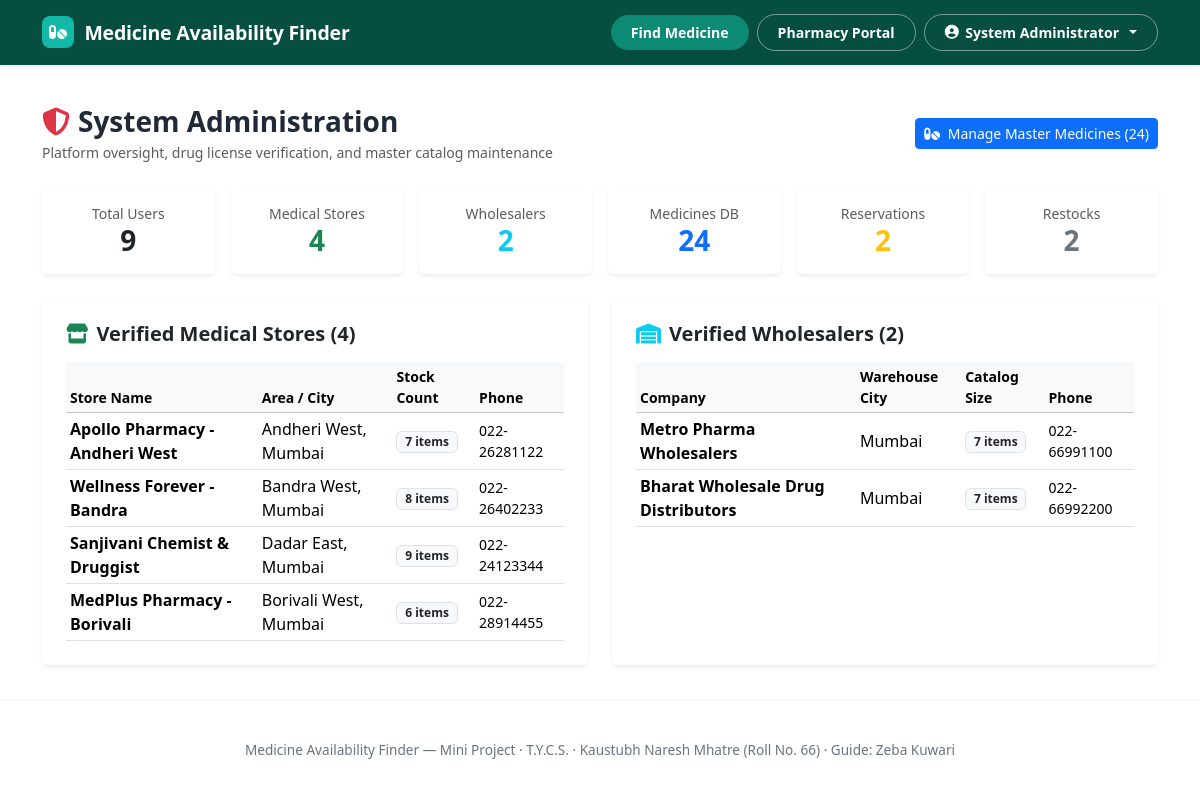
The page /admin/dashboard (signed in) on the database its author committed.
### models.py (models this page shows, shortened)
class User(db.Model):
    __tablename__ = 'users'
    id = db.Column(db.Integer, primary_key=True)
    full_name = db.Column(db.String(120), nullable=False)
    email = db.Column(db.String(120), unique=True, nullable=False, index=True)
    password_hash = db.Column(db.String(256), nullable=False)
    role = db.Column(db.String(20), nullable=False, default='customer') # customer, store, supplier, admin
    phone = db.Column(db.String(20), nullable=True)
    created_at = db.Column(db.DateTime, default=datetime.utcnow)
    store_profile = db.relationship('Store', backref='owner', uselist=False, cascade='all, delete-orphan')
    supplier_profile = db.relationship('Supplier', backref='owner', uselist=False, cascade='all, delete-orphan')
    reservations = db.relationship('Reservation', backref='customer', lazy='dynamic')

class Store(db.Model):
    __tablename__ = 'stores'
    id = db.Column(db.Integer, primary_key=True)
    user_id = db.Column(db.Integer, db.ForeignKey('users.id'), nullable=False, unique=True)
    store_name = db.Column(db.String(150), nullable=False)
    license_no = db.Column(db.String(100), nullable=False) # Pharmacy Drug License
    address = db.Column(db.Text, nullable=False)
    city = db.Column(db.String(80), nullable=False, default='Mumbai')
    area = db.Column(db.String(80), nullable=False)
    latitude = db.Column(db.Float, nullable=False, default=19.0760)
    longitude = db.Column(db.Float, nullable=False, default=72.8777)
    phone = db.Column(db.String(20), nullable=False)
    opening_hours = db.Column(db.String(100), default='8:00 AM - 11:00 PM')
    is_verified = db.Column(db.Boolean, default=True)
    created_at = db.Column(db.DateTime, default=datetime.utcnow)
    inventory = db.relationship('StoreInventory', backref='store', lazy='dynamic', cascade='all, delete-orphan')
    reservations = db.relationship('Reservation', backref='store', lazy='dynamic')
    restock_orders = db.relationship('RestockOrder', backref='store', lazy='dynamic')

class Supplier(db.Model):
    __tablename__ = 'suppliers'
    id = db.Column(db.Integer, primary_key=True)
    user_id = db.Column(db.Integer, db.ForeignKey('users.id'), nullable=False, unique=True)
    company_name = db.Column(db.String(150), nullable=False)
    license_no = db.Column(db.String(100), nullable=False) # Wholesale Drug License
    warehouse_address = db.Column(db.Text, nullable=False)
    city = db.Column(db.String(80), nullable=False, default='Mumbai')
    phone = db.Column(db.String(20), nullable=False)
    is_verified = db.Column(db.Boolean, default=True)
    created_at = db.Column(db.DateTime, default=datetime.utcnow)
    catalog_items = db.relationship('SupplierCatalog', backref='supplier', lazy='dynamic', cascade='all, delete-orphan')
    restock_orders = db.relationship('RestockOrder', backref='supplier', lazy='dynamic')

### routes/admin_routes.py (the view)
@admin_bp.route('/dashboard')
@login_required
@role_required('admin')
def dashboard():
    total_users = User.query.count()
    total_stores = Store.query.count()
    total_suppliers = Supplier.query.count()
    total_medicines = Medicine.query.count()
    total_reservations = Reservation.query.count()
    total_restocks = RestockOrder.query.count()
    pending_stores = Store.query.filter_by(is_verified=False).all()
    pending_suppliers = Supplier.query.filter_by(is_verified=False).all()
    verified_stores = Store.query.filter_by(is_verified=True).all()
    verified_suppliers = Supplier.query.filter_by(is_verified=True).all()
    return render_template(
        'admin/dashboard.html',
        total_users=total_users,
        total_stores=total_stores,
        total_suppliers=total_suppliers,
        total_medicines=total_medicines,
        total_reservations=total_reservations,
        total_restocks=total_restocks,
        pending_stores=pending_stores,
        pending_suppliers=pending_suppliers,
        verified_stores=verified_stores,
        verified_suppliers=verified_suppliers
    )

### routes/auth_routes.py (called while the page is built)
def login_required(f):
    @wraps(f)
    def decorated_function(*args, **kwargs):
        if 'user_id' not in session:
            flash('Please log in to access this page.', 'warning')
            return redirect(url_for('auth.login', next=request.url))
        return f(*args, **kwargs)
    return decorated_function

def role_required(*allowed_roles):
    def decorator(f):
        @wraps(f)
        def decorated_function(*args, **kwargs):
            if 'user_id' not in session:
                flash('Please log in first.', 'warning')
                return redirect(url_for('auth.login', next=request.url))
            user_role = session.get('user_role')
            if user_role not in allowed_roles:
                flash(f'Unauthorized access. This area is reserved for {", ".join(allowed_roles)}.', 'danger')
                return redirect(url_for('customer.index'))
            return f(*args, **kwargs)
        return decorated_function
    return decorator

### templates/admin/dashboard.html (shortened to what this page needs)
{% extends 'base.html' %}
{% block content %}
<div class="container py-4">
    <div class="d-flex justify-content-between align-items-center mb-4">
        <div>
            <h3 class="fw-bold mb-1"><i class="fa-solid fa-shield-halved text-danger me-2"></i>System Administration</h3>
            <p class="text-muted small mb-0">Platform oversight, drug license verification, and master catalog maintenance</p>
        </div>
        <a href="{{ url_for('admin.medicines') }}" class="btn btn-primary btn-sm">
            <i class="fa-solid fa-pills me-1"></i> Manage Master Medicines ({{ total_medicines }})
        </a>
    </div>
    <div class="row g-3 mb-4">
        <div class="col-6 col-md-2">
            <div class="card p-3 border-0 shadow-sm text-center">
                <span class="text-muted small">Total Users</span>
                <h3 class="fw-bold text-dark mb-0">{{ total_users }}</h3>
            </div>
        </div>
        <div class="col-6 col-md-2">
            <div class="card p-3 border-0 shadow-sm text-center">
                <span class="text-muted small">Medical Stores</span>
                <h3 class="fw-bold text-success mb-0">{{ total_stores }}</h3>
            </div>
        </div>
        <div class="col-6 col-md-2">
            <div class="card p-3 border-0 shadow-sm text-center">
                <span class="text-muted small">Wholesalers</span>
                <h3 class="fw-bold text-info mb-0">{{ total_suppliers }}</h3>
            </div>
        </div>
        <div class="col-6 col-md-2">
            <div class="card p-3 border-0 shadow-sm text-center">
                <span class="text-muted small">Medicines DB</span>
                <h3 class="fw-bold text-primary mb-0">{{ total_medicines }}</h3>
            </div>
        </div>
        <div class="col-6 col-md-2">
            <div class="card p-3 border-0 shadow-sm text-center">
                <span class="text-muted small">Reservations</span>
                <h3 class="fw-bold text-warning mb-0">{{ total_reservations }}</h3>
            </div>
        </div>
        <div class="col-6 col-md-2">
            <div class="card p-3 border-0 shadow-sm text-center">
                <span class="text-muted small">Restocks</span>
                <h3 class="fw-bold text-secondary mb-0">{{ total_restocks }}</h3>
            </div>
        </div>
    </div>
    <div class="row g-4">
        <div class="col-lg-6">
            <div class="card p-4 shadow-sm border-0 h-100">
                <h5 class="fw-bold mb-3"><i class="fa-solid fa-store text-success me-2"></i>Verified Medical Stores ({{ verified_stores | length }})</h5>
                <div class="table-responsive">
                    <table class="table table-sm table-hover align-middle mb-0">
                        <thead class="table-light small">
                            <tr>
                                <th>Store Name</th>
                                <th>Area / City</th>
                                <th>Stock Count</th>
                                <th>Phone</th>
                            </tr>
                        </thead>
                        <tbody>
                            {% for s in verified_stores %}
                            <tr>
                                <td><strong>{{ s.store_name }}</strong></td>
                                <td>{{ s.area }}, {{ s.city }}</td>
                                <td><span class="badge bg-light text-dark border">{{ s.inventory.count() }} items</span></td>
                                <td class="small">{{ s.phone }}</td>
                            </tr>
                            {% endfor %}
                        </tbody>
                    </table>
                </div>
            </div>
        </div>
        <div class="col-lg-6">
            <div class="card p-4 shadow-sm border-0 h-100">
                <h5 class="fw-bold mb-3"><i class="fa-solid fa-warehouse text-info me-2"></i>Verified Wholesalers ({{ verified_suppliers | length }})</h5>
                <div class="table-responsive">
                    <table class="table table-sm table-hover align-middle mb-0">
                        <thead class="table-light small">
                            <tr>
                                <th>Company</th>
                                <th>Warehouse City</th>
                                <th>Catalog Size</th>
                                <th>Phone</th>
                            </tr>
                        </thead>
                        <tbody>
                            {% for sup in verified_suppliers %}
                            <tr>
                                <td><strong>{{ sup.company_name }}</strong></td>
                                <td>{{ sup.city }}</td>
                                <td><span class="badge bg-light text-dark border">{{ sup.catalog_items.count() }} items</span></td>
                                <td class="small">{{ sup.phone }}</td>
                            </tr>
                            {% endfor %}
                        </tbody>
                    </table>
                </div>
            </div>
        </div>
    </div>
</div>
{% endblock %}

### templates/base.html (shortened to what this page needs)
<!DOCTYPE html>
<html lang="en">
<head>
    <link href="https://cdn.jsdelivr.net/npm/bootstrap@5.3.3/dist/css/bootstrap.min.css" rel="stylesheet">
    <link href="https://cdnjs.cloudflare.com/ajax/libs/font-awesome/6.5.2/css/all.min.css" rel="stylesheet">
    <link rel="stylesheet" href="https://unpkg.com/leaflet@1.9.4/dist/leaflet.css" />
    <link rel="stylesheet" href="{{ url_for('static', filename='css/style.css') }}">
</head>
<body>
    <header class="navbar-custom">
        <div class="container d-flex justify-content-between align-items-center">
            <a href="{{ url_for('customer.index') }}" class="brand-wrapper">
                <div class="brand-icon">
                    <i class="fa-solid fa-pills"></i>
                </div>
                <span class="brand-title">Medicine Availability Finder</span>
            </a>
            <div class="d-flex align-items-center gap-2">
                <a href="{{ url_for('customer.index') }}" class="nav-pill-btn">
                    Find Medicine
                </a>
                {% if is_logged_in and user_role == 'store' %}
                <a href="{{ url_for('store.dashboard') }}" class="nav-pill-btn" style="background-color: #047857;">
                    <i class="fa-solid fa-shop"></i> Store Dashboard
                </a>
                {% else %}
                <a href="{{ url_for('auth.login') }}" class="nav-pill-outline">
                    Pharmacy Portal
                </a>
                {% endif %}
                <div class="dropdown">
                    <button class="nav-pill-outline dropdown-toggle" type="button" data-bs-toggle="dropdown" aria-expanded="false">
                        {% if is_logged_in %}
                            <i class="fa-solid fa-circle-user"></i> {{ current_user.full_name | truncate(15) }}
                        {% else %}
                            Portals
                        {% endif %}
                    </button>
                </div>
            </div>
        </div>
    </header>
    <main class="flex-grow-1">
        {% block content %}{% endblock %}
    </main>
    <footer class="site-footer">
        <div class="container">
            Medicine Availability Finder — Mini Project &middot; T.Y.C.S. &middot; Kaustubh Naresh Mhatre (Roll No. 66) &middot; Guide: Zeba Kuwari
        </div>
    </footer>
</body>
</html>

### static/css/style.css (style rules this page uses)
:root { --primary-teal: #064e40; --primary-teal-dark: #04382e; --teal-accent: #0d8a74; --teal-accent-hover: #0a6f5d; --mint-badge: #14b8a6; --body-bg: #ffffff; --text-heading: #0a3d36; --text-sub: #4b5563; --border-light: #e5e7eb; --card-bg: #ffffff; --success-green: #10b981; --warning-amber: #f59e0b; --danger-red: #ef4444; }
body { font-family: 'Segoe UI', system-ui, -apple-system, sans-serif; background-color: var(--body-bg); color: #1f2937; min-height: 100vh; display: flex; flex-direction: column; }
.navbar-custom { background-color: var(--primary-teal); padding: 0.85rem 1rem; box-shadow: 0 2px 4px rgba(0, 0, 0, 0.08); }
.brand-wrapper { display: flex; align-items: center; gap: 0.65rem; text-decoration: none; }
.brand-icon { width: 32px; height: 32px; background-color: var(--mint-badge); border-radius: 8px; display: flex; align-items: center; justify-content: center; color: white; font-size: 1rem; font-weight: bold; }
.brand-title { color: #ffffff; font-weight: 700; font-size: 1.22rem; letter-spacing: -0.2px; margin: 0; }
.nav-pill-btn { background-color: var(--teal-accent); color: #ffffff !important; border-radius: 9999px; padding: 0.45rem 1.25rem; font-size: 0.88rem; font-weight: 600; text-decoration: none; transition: all 0.2s ease; border: none; display: inline-flex; align-items: center; gap: 0.4rem; }
.nav-pill-outline { background-color: transparent; color: #ffffff !important; border-radius: 9999px; padding: 0.45rem 1.25rem; font-size: 0.88rem; font-weight: 600; text-decoration: none; border: 1px solid rgba(255, 255, 255, 0.45); transition: all 0.2s ease; display: inline-flex; align-items: center; gap: 0.4rem; }
.site-footer { margin-top: auto; padding: 2.5rem 1rem; text-align: center; border-top: 1px solid #f3f4f6; color: #6b7280; font-size: 0.85rem; }

### rows shown on the page
User: full_name "System Administrator"
Store: store_name "Apollo Pharmacy - Andheri West", area "Andheri West", city "Mumbai", inventory.count "7", phone "022-26281122"
Store: store_name "Wellness Forever - Bandra", area "Bandra West", city "Mumbai", inventory.count "8", phone "022-26402233"
Store: store_name "Sanjivani Chemist & Druggist", area "Dadar East", city "Mumbai", inventory.count "9", phone "022-24123344"
Store: store_name "MedPlus Pharmacy - Borivali", area "Borivali West", city "Mumbai", inventory.count "6", phone "022-28914455"
Supplier: company_name "Metro Pharma Wholesalers", city "Mumbai", catalog_items.count "7", phone "022-66991100"
Supplier: company_name "Bharat Wholesale Drug Distributors", city "Mumbai", catalog_items.count "7", phone "022-66992200"

### other values the page prints
{{ total_medicines }} "24"
{{ total_users }} "9"
{{ total_stores }} "4"
{{ total_suppliers }} "2"
{{ total_reservations }} "2"
{{ total_restocks }} "2"
{{ verified_stores | length }} "4"
{{ verified_suppliers | length }} "2"
